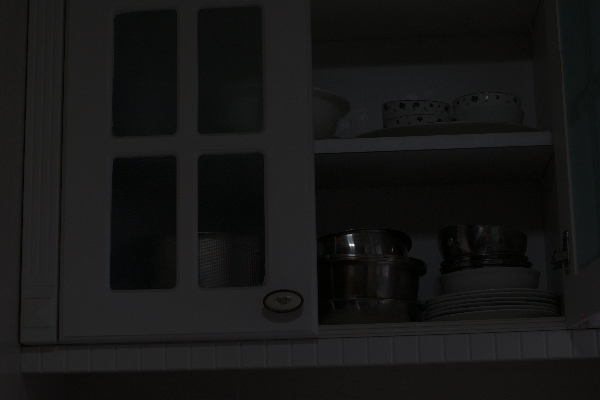
#> input picture assets/sample_low.png, 600 x 400 px
$ python -i classical.py   (imports and definitions only)
#> lines starting #> are read from the running program, lines starting #| are printed output that depends on the picture
### src/data.py
"""LOL dataset discovery, image I/O and the train/validation split."""

from __future__ import annotations

import random
from dataclasses import dataclass
from pathlib import Path

import cv2
import numpy as np
import torch
from torch.utils.data import Dataset

IMAGE_EXTENSIONS = {".png", ".jpg", ".jpeg", ".bmp", ".tif", ".tiff"}


@dataclass(frozen=True)
class ImagePair:
    name: str
    low: Path
    high: Path


# [21 lines left out: functions read_image, decode_image, not called in this run]


def to_uint8(image: np.ndarray) -> np.ndarray:
    """Convert a float image in [0, 1] to uint8 with rounding and clipping."""
    return np.clip(np.rint(image * 255.0), 0, 255).astype(np.uint8)
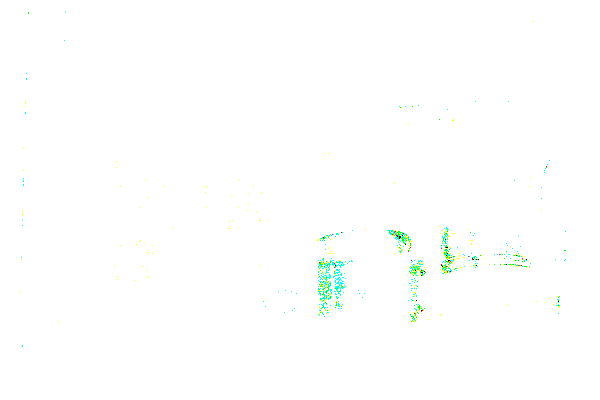
#> returned value: shape (400, 600, 3); mean of channels 0, 1, 2 254.2, 254.9, 253.9; drawn as B, G, R


# [92 lines left out: functions encode_image, write_image, _image_files, list_pairs, load_pair, make_val_names and 2 more, not called in this run]


class LowLightCrops(Dataset):
    """Random crops of the low-light images only; Zero-DCE trains without references.

    Images are decoded once and kept in memory as uint8 (about 0.7 MB each for LOL).
    Randomness comes from torch's RNG, which the training loop seeds per epoch.
    """

    # [7 lines left out: function __init__, not called in this run]

    def __len__(self) -> int:
        return len(self.images)

    # [12 lines left out: function __getitem__, not called in this run]

### src/classical.py
"""Classical low-light baselines and their hyperparameter search on the validation set.

Usage:
    python -m src.classical --config config.yaml
"""

from __future__ import annotations

import argparse
import csv
import itertools
from collections.abc import Callable
from pathlib import Path
from typing import Any

import cv2
import numpy as np
import yaml
from tqdm import tqdm

from src.config import load_config
from src.data import list_pairs, load_pair, split_train_val, to_uint8
from src.metrics import psnr_ssim

Enhancer = Callable[[np.ndarray], np.ndarray]


# [5 lines left out: function gamma_correction, not called in this run]


def histogram_equalization(image: np.ndarray) -> np.ndarray:
    """Equalize the histogram of the luma channel (YCrCb) and leave chroma unchanged.

    Equalizing R, G and B independently would change their ratios and shift hues.
    """
    ycrcb = cv2.cvtColor(to_uint8(image), cv2.COLOR_RGB2YCrCb)
#> ycrcb: shape (400, 600, 3); mean of channels 0, 1, 2 254.6, 127.7, 127.6
    ycrcb[..., 0] = cv2.equalizeHist(ycrcb[..., 0])
#> ycrcb: shape (400, 600, 3); mean of channels 0, 1, 2 253.4, 127.7, 127.6
    return cv2.cvtColor(ycrcb, cv2.COLOR_YCrCb2RGB).astype(np.float32) / 255.0


# [48 lines left out: functions clahe, nlm_denoise, bilateral_denoise, build_classical_methods, load_tuned_params, not called in this run]


def _score(enhancer: Enhancer, pairs: list[tuple[np.ndarray, np.ndarray]]) -> tuple[float, float]:
    scores = np.array([psnr_ssim(enhancer(low), high) for low, high in pairs])
    return float(scores[:, 0].mean()), float(scores[:, 1].mean())


# [53 lines left out: functions tune, main, not called in this run]


# [2 lines not run here, left out]

>>> import cv2
>>> picture = cv2.cvtColor(cv2.imread('../assets/sample_low.png'), cv2.COLOR_BGR2RGB)
>>> result = histogram_equalization(picture)
